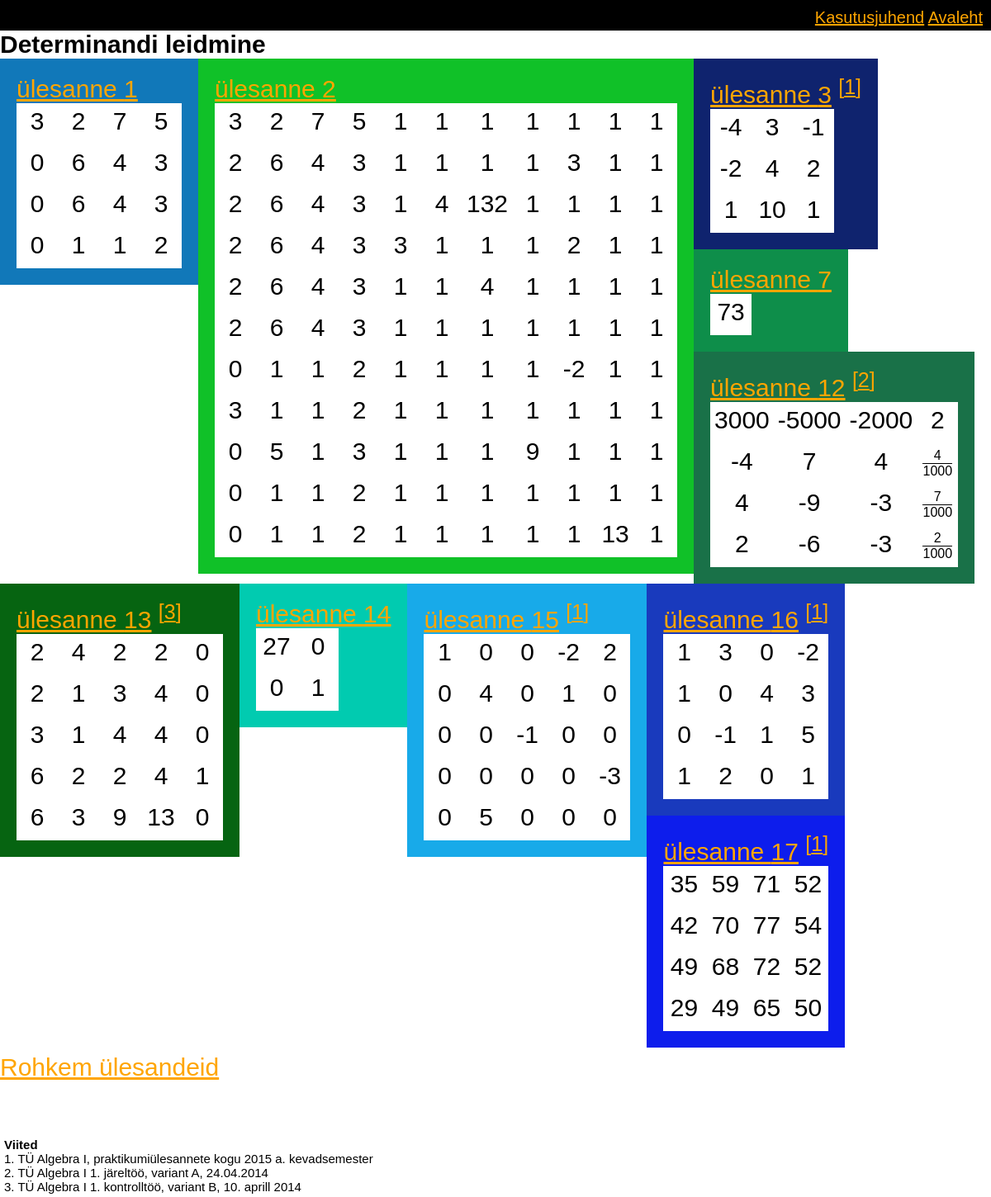
/index.php?tüüp=1&lk=0, run on the app's committed database.
### tables this page shows
CREATE TABLE IF NOT EXISTS `viited` (
  `Id` int(11) NOT NULL AUTO_INCREMENT,
  `pealkiri` varchar(400) DEFAULT NULL,
  PRIMARY KEY (`Id`),
  UNIQUE KEY `Id` (`Id`)
);

### andmebaas.php (the view, shortened to what this page needs)
<?php
function renderda_ülesande_link($sql_rida){
	$hakkliha = explode("\n", $sql_rida['sisu']);
	$suvaline_v2rv = sprintf( "#%06X\n", mt_rand( 0, 0x222222 ));
	$tulem = "<div class=\"kast_avaleht\" style=\"background-color:" .$suvaline_v2rv. "\">";
	$tulem = $tulem . "<div class=\"maatriksi_konteiner_avaleht\">";
	if(isset($_GET['lk'])){
		$tulem = $tulem . '<a href="lahenda.php?lk='.$_GET['lk'].'&ülesanne=' . $sql_rida['id'] . '">ülesanne ' . $sql_rida['id'] . '</a> ';
	}else{
		$tulem = $tulem . '<a href="lahenda.php?ülesanne=' . $sql_rida['id'] . '">ülesanne ' . $sql_rida['id'] . '</a> ';
	}
	if ($sql_rida['allikas'] != null){
		$tulem = $tulem . '<sup><a href="#' . $sql_rida['allikas'] . '">['.$sql_rida['allikas'].']</a></sup>';
	}
	$tulem = $tulem . "<table><tbody>";
	foreach($hakkliha as $result) {
		$tulem = $tulem . "<tr>";
		$hakkliha2 = explode(" ", $result);
		foreach($hakkliha2 as $result2) {
			$tulem = $tulem . "<td><div>";
			if ( strpos($result2, '/') !== false ) {
				$tulem = $tulem .  '<script>document.write(printMurd("'.str_replace(array("\r\n", "\r", "\n"), "", $result2).'"))</script>' ;
			}
			else {
				$tulem = $tulem . $result2 ;
			}
			$tulem = $tulem . "</div></td>";
		}
		$tulem = $tulem . "</tr>";
	}
	$tulem = $tulem . "</tbody></table></div></div>";
	echo $tulem;
}
function viited($vajalikud){
	if (count($vajalikud) >0 ){
		global $conn;
		$stmt = $conn->prepare("SELECT * FROM viited WHERE id=".implode(" or id=",$vajalikud));
		$stmt->execute();
		$stmt->setFetchMode(PDO::FETCH_ASSOC);
		$result = $stmt->fetchAll();
			echo '<br><div class="kastide_organisaator_avaleht viited"><b>Viited</b><br>';
			foreach($result as $r) {
				echo '<a name="'.$r['Id'].'">'.$r['Id'].'. '.$r['pealkiri'].'<br></a>';
			}
			echo '</div>';
	}
};
function ülesanded($tp, $lk){
	global $conn;
	$stmt = $conn->prepare("SELECT * FROM tüüp WHERE id=" . $tp);
	$stmt->execute();
	$stmt->setFetchMode(PDO::FETCH_ASSOC);
	$r = $stmt->fetchAll();
	$stmt = $conn->prepare("SELECT id,sisu,allikas FROM ülesanne WHERE tüüp=" . $tp." and peida_kataloogist!=1");
	$stmt->execute();
	$stmt->setFetchMode(PDO::FETCH_ASSOC);
	$result = $stmt->fetchAll();
	echo '<b>' . $r[0]['kirjeldus'] . '</b><br><div class="kastide_organisaator_avaleht">';
	$loendur = 0;
	for ($i = $lk * 10; $i < ($lk * 10) + 10; $i++) {
		if (isset($result[$i])) {
			$loendur++;
			renderda_ülesande_link($result[$i]);
		}
	}
	echo '</div>';
	if ($loendur >= 10) {
		$lkPlussYks = $lk + 1;
		echo '<br><a href="index.php?tüüp=' . $tp . '&lk=' . $lkPlussYks . '">Rohkem ülesandeid</a><br><br>';
	}
	else if ($loendur == 0) {
		echo 'Pole';
	}
};
?>

### stiil.css (style rules this page uses)
body { margin: 0; padding: 0; font-family: Arial; font-size: 30px; }
a:link { color: orange; }
table { background-color: #4F4F4F; table-layout: fixed; border-collapse: collapse; }
table td { background-color: #FFF; overflow: hidden; text-align: center; padding: 5px; }
table td > div { text-align: center; vertical-align: middle; overflow: hidden; min-width: 40px; height: 40px; white-space: nowrap; }
div.kast_avaleht { display: inline-block; float: left; position: relative; }
div.maatriksi_konteiner_avaleht { float: left; margin-top: 20px; margin-right: 20px; margin-left: 20px; margin-bottom: 20px; }
div.kastide_organisaator_avaleht { display: inline-block; }
div.kastide_organisaator_avaleht.viited { font-size: 15px; padding-left: 5px; padding-right: 5px; }

### data on the page
tüüp: kirjeldus "Determinandi leidmine"
ülesanne: Id "1"
ülesanne: Id "2"
ülesanne: Id "3", allikas "1"
ülesanne: Id "7"
ülesanne: Id "12", allikas "2"
ülesanne: Id "13", allikas "3"
ülesanne: Id "14"
ülesanne: Id "15", allikas "1"
ülesanne: Id "16", allikas "1"
ülesanne: Id "17", allikas "1"
viited: Id "1", pealkiri "TÜ Algebra I, praktikumiülesannete kogu 2015 a. kevadsemester"
viited: Id "2", pealkiri "TÜ Algebra I 1. järeltöö, variant A, 24.04.2014"
viited: Id "3", pealkiri "TÜ Algebra I 1. kontrolltöö, variant B, 10. aprill 2014"

### other printed values
$tulem "3 2 7 5 0 6 4 3 0 6 4 3 0 1 1 2"
$tulem "-4 3 -1 -2 4 2 1 10 1"
$tulem "73"
$tulem "3000 -5000 -2000 2 -4 7 4 4 -9 -3 2 -6 -3"
$tulem "2 4 2 2 0 2 1 3 4 0 3 1 4 4 0 6 2 2 4 1 6 3 9 13 0"
$tulem "27 0 0 1"
$tulem "1 0 0 -2 2 0 4 0 1 0 0 0 -1 0 0 0 0 0 0 -3 0 5 0 0 0"
$tulem "1 3 0 -2 1 0 4 3 0 -1 1 5 1 2 0 1"
$tulem "35 59 71 52 42 70 77 54 49 68 72 52 29 49 65 50"
